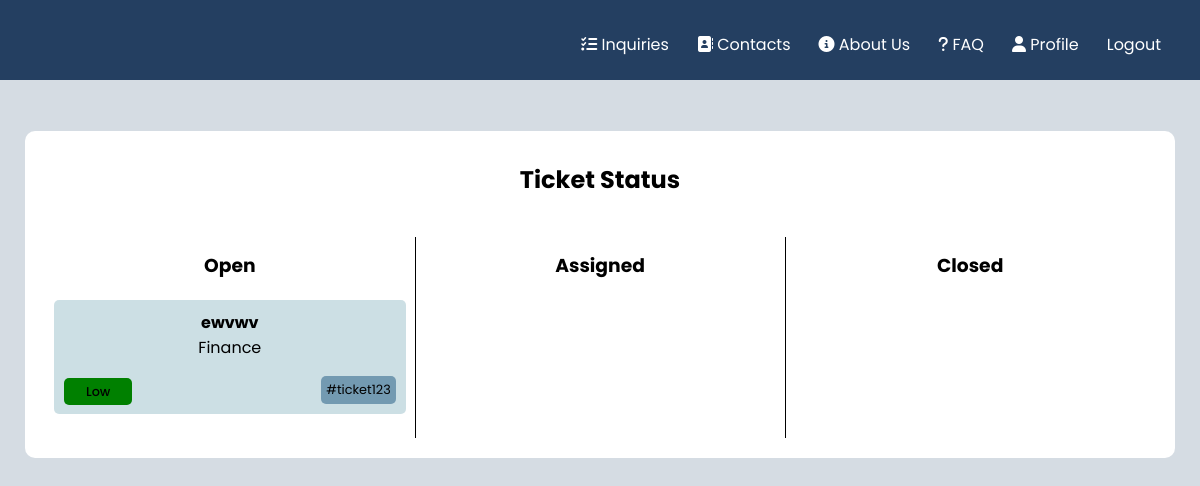
The page /pages/tickets.php (signed in) on the database as committed earlier.
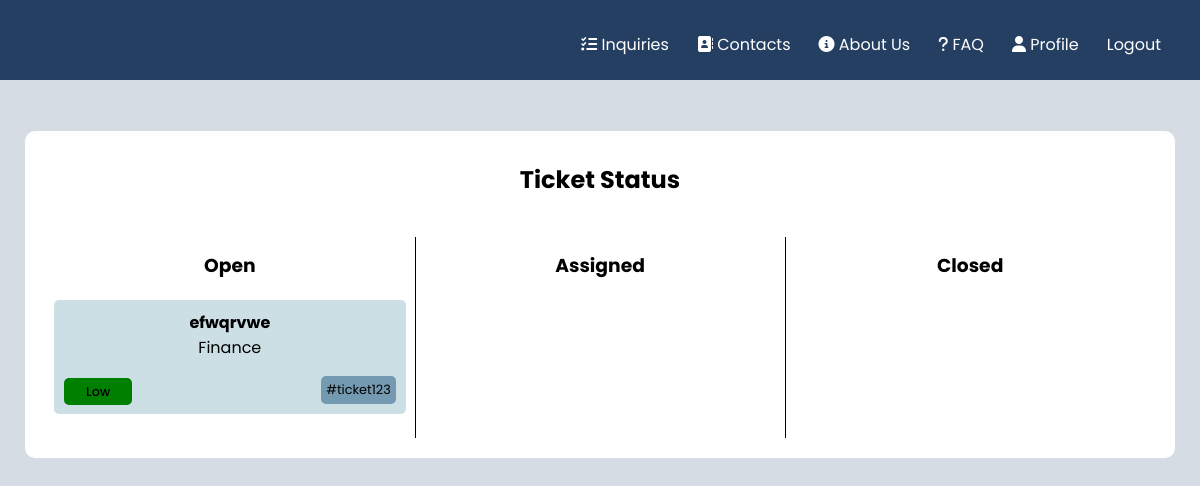
The same page on the database as committed later.
### tables this page shows
CREATE TABLE tickets(

    idTicket integer primary key AUTOINCREMENT,
    title text NOT NULL,
    description text,
    status text references Status(title),
    idAgent text references Agents(idAgent),
    idClient text references Clients(idClient),
    department text references department(title),
    priority text,
    hashtag text,
    date datetime
);

### pages/tickets.php (called while the page is built)
<?php
    require_once(__DIR__ . '/../database/connection.db.php');
    include '../database/ticket.class.php';
    include '../database/user.class.php';
    include '../utils/session.php';
    include '../templates/tickets.tpl.php';
    $session = new Session();
    $db = getDatabaseConnection();
    $user = User::getUserWithId($db, $session->getID());
    $assigned = $user->getTickets($db, "Assigned");
    $closed = $user->getTickets($db, "Closed");
    $opened = $user->getTickets($db, "Opened");
    drawTicketsHeader($session);
    drawTickets($opened, $assigned, $closed);
?>

### utils/session.php (called while the page is built, shortened)
<?php
class Session{
      public function isLoggedIn() : bool {
        return isset($_SESSION['id']);
      }
      public function getID() : ?int {
        return isset($_SESSION['id']) ? $_SESSION['id'] : null;
      }
}
?>

### database/ticket.class.php (called while the page is built, shortened)
<?php
     class Ticket{
        public string $title;
        public string $priority;
        public string $department;
        public function __construct(int $idTicket, string $title, string $status,
          string $description, string $department, string $priority, string $date){
            $this->title = $title;
            $this->department = $department;
            $this->priority = $priority;
        }
        public function getDepartment(){
            return $this->department;
        }
        public function getTitle(){
            return $this->title;
        }
        public function getPriority(){
            return $this->priority;
        }
     }
?>

### database/user.class.php (called while the page is built, shortened)
<?php
     class User{
        public int $id;
        public function __construct(int $id, string $email, string $name, string $username){
            $this->id = $id;
        }
        public function getTickets(PDO $db, string $status): array{
            $stmt = $db->prepare('SELECT idTicket, date, title, status, description, department, priority FROM tickets WHERE idClient = ? AND status = ?');
            $stmt->execute([$this->id, $status]);
            $ticketRows = $stmt->fetchAll(PDO::FETCH_ASSOC);
            $tickets = [];
            foreach ($ticketRows as $row) {
                $ticket = new Ticket(
                    $row['idTicket'],
                    $row['title'],
                    $row['description'],
                    $row['status'],
                    $row['department'],
                    $row['priority'],
                    $row['date']
                );
                array_push($tickets, $ticket);
            }
            return $tickets;
        }
        static function getUserWithID(PDO $db, int $id) : ?User {
            $stmt = $db->prepare('
                SELECT u.idUser, u.email, u.name, u.username
                FROM users u JOIN admins a ON u.idUser = a.idAdmin
                WHERE u.idUser = ?');
            $stmt->execute(array($id));
            $row = $stmt->fetch(PDO::FETCH_ASSOC);
            $stmt = $db->prepare('
                SELECT u.idUser, u.email, u.name, u.username
                FROM users u JOIN agents a ON u.idUser = a.idAgent
                WHERE u.idUser = ?');
            $stmt->execute(array($id));;
            $row = $stmt->fetch(PDO::FETCH_ASSOC);
            if ($row !== false) {
                return new Agent($row['idUser'], $row['email'], $row['name'], $row['username']);
            }
            return null;
            }
     }
?>

### templates/tickets.tpl.php (the view, shortened to what this page needs)
<?php function drawTicketsHeader($session, $css = "") { ?>
    <!DOCTYPE html>
    <html lang = "en-Us">
    <head>
        <link href="../css/navLogin_style.css" rel="stylesheet">
        <link href="../css/tickets_style.css" rel="stylesheet">
        <link href="../css/newTicket.css" rel="stylesheet">
        <link href="../css/tickets_all.css" rel="stylesheet">
    </head>
    <body>
        <nav>
        <ul class = "navigation">
                <li class = "nav_elem"><a href = "inquiries.html"><i class="fa-solid fa-list-check"></i> Inquiries</a></li>
                <li class = "nav_elem"><a href = "../pages/contacts.php"><i class="fa-solid fa-address-book"></i> Contacts</a></li>
                <li class = "nav_elem"><a href = "../pages/about_us.php"><i class="fas fa-circle-info"></i> About Us</a></li>
                <li class = "nav_elem"><a href = "../pages/faq.php"><i class="fa-solid fa-question"></i> FAQ</a></li>
                <?php
                if (!$session->isLoggedIn()){
                    echo "<li class = \"nav-elem\"><a href=\"../pages/register.php\">Register</a></li>";
                    echo "<li class = \"nav-elem\"><a href=\"../pages/login.php\">Login</a></li>";
                }
                else{
                    echo "<li class = \"nav-elem\"><a href =\"../pages/profile.php\"><i class=\"fa-solid fa-user\"></i> Profile</a></li>";
                    echo "<form action=\"../actions/action_logout.php\" method=\"post\" class=\"logout\"><a href = \"#\" type=\"submit\" onclick=\"this.parentNode.submit(); return false;\">Logout</a></form>";
                }
                ?>
            </ul>
        </nav>
<?php } ?>
<?php function drawTickets($open, $assigned, $closed) { ?>
    <div class="box">
            <h2>Ticket Status</h2>
            <div class="row">
              <div class="property open">
                <h3>Open</h3>
                <?php
                  foreach($open as $ticket){
                    drawTicket($ticket);
                  }
                ?>
              </div>
              <div class="property assigned">
                <h3>Assigned</h3>
              </div>
              <div class="property closed">
                <h3>Closed</h3>
              </div>
            </div>
        </div>
    </body>
</html>
<?php } ?>
<?php function drawTicket($ticket) { ?>
    <section class="ticket">
        <a href="profile.html" class="ticket-title" onclick="openPopup(event)"><?php echo $ticket->getTitle() ?></a>
        <p class="ticket-department"><?php echo $ticket->getDepartment() ?></p>
        <div class="ticket-container">
        <div class="ticket-priority">
         <?php
            $priority = $ticket->getPriority();
            if ($priority === 'High') {
                      echo '<span class="high">' . $priority . '</span>';
                  } elseif ($priority === 'Medium') {
                      echo '<span class="medium">' . $priority . '</span>';
                  } elseif ($priority === 'Low') {
                      echo '<span class="low">' . $priority . '</span>';
                  }
          ?>
        </div>
        <div class="ticket-hashtag">
            <span>#ticket123</span>
        </div>
        </div>
        </section>
<?php } ?>

### css/navLogin_style.css (style rules this page uses)
.navigation { position: absolute; top: 16px; right: 25px; display: flex; }
nav a { text-decoration: none; color: white; padding: 14px; }
li { list-style: none; }
nav { background-color: #243f61; background-size: cover; background-position: center; padding: 40px 0px; text-align: center; font-family: 'Poppins'; margin: -8px; position: relative; }

### css/tickets_style.css (style rules this page uses)
body { font-family: 'Poppins'; background-color: #D5DCE3; }
.box { width: 100%; max-width: 1150px; margin: 5% auto; background-color: white; border-radius: 10px; display: flex; flex-direction: column; }
h2 { text-align: center; margin-top: 31px; margin-bottom: 20px; }
.row { display: flex; flex-wrap: wrap; align-items: flex-start; padding: 20px; box-sizing: border-box; }
.property { flex-basis: 0; flex-grow: 1; text-align: center; padding: 14px 9px; }
.property h3 { margin-top: 0; margin-bottom: 20px; }
.ticket { background-color: rgba(3,94,123,0.2); padding: 10px; border-radius: 5px; margin-bottom: 10px; }
.ticket-title { margin-top: 0; margin-bottom: 5px; font-weight: bold; text-decoration: none; color: black; }
.ticket-department { margin-top: 0; margin-bottom: 0; }
.ticket-container { display: flex; flex-direction: row; justify-content: space-between; align-items: center; }
.ticket-priority { font-weight: 500; margin-right: 10px; }
.low { background-color: green; padding: 5px 22px; border-radius: 5px; font-size: 0.8em; }
.ticket-hashtag { background-color: #739AB1; padding: 5px; border-radius: 5px; font-size: 0.8em; }

### css/tickets_all.css (style rules this page uses)
body { font-family: 'Poppins'; background-color: #D5DCE3 }

Rows that differ between the two databases and show on the page:
changed tickets "Finance": title "ewvwv" → "efwqrvwe"
